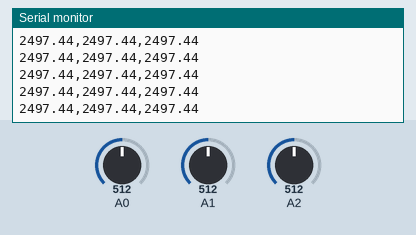
A sketch run on a simulated Arduino Uno, built with avr-gcc and run on an emulated ATmega328P. Parts: the last lines printed to the serial monitor. The test bench sets the inputs (shaded band); at power-on: A1 = 512, A0 = 512, A2 = 512.

Above: at 2.7 s.
2.8 s: A1 set to 20
At 2.82 s:
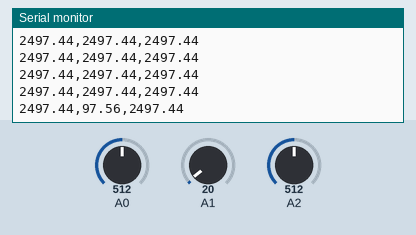
4.3 s: A1 set to 17
At 4.34 s:
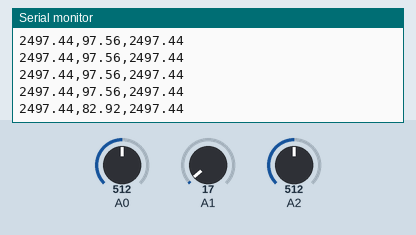
Timing chart, 0 to 7.3 s (numbered marks = the images above; inputs shaded):
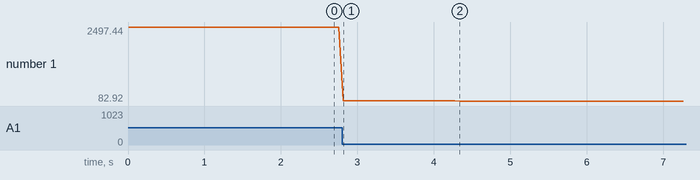

The sketch:

VoltageMeasurer.ino
```cpp
#define OUTPUT_VOLTAGE A0
#define SOLAR_PANEL_VOLTAGE A1
#define BATTERY_VOTAGE A2
#define CAPACITOR_VOTAGE A3

#define VCC_VOLTAGE_MV 4990.0

void setup() {
  Serial.begin(9600);
}

double countsToMilliVolts(int counts) {
  return counts * (VCC_VOLTAGE_MV / 1023.0);
}

double readAverage(int pin) {
  double s = 0;
  for (int i = 0; i < 3; i++) {
    s += analogRead(pin);
    delay(1);
  }
  return s / 3.0;
}

void loop() {
  double outVoltage = countsToMilliVolts(readAverage(OUTPUT_VOLTAGE));
  double solarVoltage = countsToMilliVolts(readAverage(SOLAR_PANEL_VOLTAGE));
  double batteryVoltage = countsToMilliVolts(readAverage(BATTERY_VOTAGE));
  Serial.println(String(outVoltage) + ',' + solarVoltage + ',' + batteryVoltage);
  delay(50);
}
```

Measured:
- after the input at 2.8 s, the serial monitor: prints a new line at once (image 1)
- after the input at 4.3 s, the serial monitor: prints a new line at once (image 2)
- plotted number 1: 2497.44 → 97.56 after the input at 2.8 s, 97.56 → 82.92 after the input at 4.3 s
